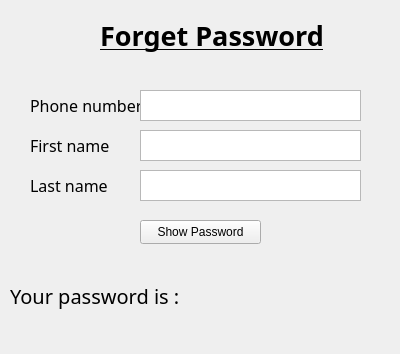
<?xml version="1.0" encoding="UTF-8"?>
<ui version="4.0">
 <class>ForgetPassword</class>
 <widget class="QWidget" name="ForgetPassword">
  <property name="geometry">
   <rect>
    <x>0</x>
    <y>0</y>
    <width>400</width>
    <height>354</height>
   </rect>
  </property>
  <property name="windowTitle">
   <string>Form</string>
  </property>
  <widget class="QLabel" name="label">
   <property name="geometry">
    <rect>
     <x>100</x>
     <y>0</y>
     <width>271</width>
     <height>71</height>
    </rect>
   </property>
   <property name="font">
    <font>
     <family>Cairo</family>
     <pointsize>20</pointsize>
     <bold>true</bold>
     <underline>true</underline>
    </font>
   </property>
   <property name="text">
    <string>Forget Password</string>
   </property>
  </widget>
  <widget class="QLabel" name="label_2">
   <property name="geometry">
    <rect>
     <x>30</x>
     <y>110</y>
     <width>271</width>
     <height>71</height>
    </rect>
   </property>
   <property name="font">
    <font>
     <family>Cairo</family>
     <pointsize>12</pointsize>
     <bold>false</bold>
     <underline>false</underline>
    </font>
   </property>
   <property name="text">
    <string>First name</string>
   </property>
  </widget>
  <widget class="QLabel" name="label_3">
   <property name="geometry">
    <rect>
     <x>30</x>
     <y>150</y>
     <width>271</width>
     <height>71</height>
    </rect>
   </property>
   <property name="font">
    <font>
     <family>Cairo</family>
     <pointsize>12</pointsize>
     <bold>false</bold>
     <underline>false</underline>
    </font>
   </property>
   <property name="text">
    <string>Last name</string>
   </property>
  </widget>
  <widget class="QLabel" name="label_4">
   <property name="geometry">
    <rect>
     <x>30</x>
     <y>70</y>
     <width>271</width>
     <height>71</height>
    </rect>
   </property>
   <property name="font">
    <font>
     <family>Cairo</family>
     <pointsize>12</pointsize>
     <bold>false</bold>
     <underline>false</underline>
    </font>
   </property>
   <property name="text">
    <string>Phone number</string>
   </property>
  </widget>
  <widget class="QPushButton" name="showpass_bt">
   <property name="geometry">
    <rect>
     <x>140</x>
     <y>220</y>
     <width>121</width>
     <height>24</height>
    </rect>
   </property>
   <property name="text">
    <string>Show Password</string>
   </property>
  </widget>
  <widget class="QTextEdit" name="phoneNumber_tb">
   <property name="geometry">
    <rect>
     <x>140</x>
     <y>90</y>
     <width>221</width>
     <height>31</height>
    </rect>
   </property>
  </widget>
  <widget class="QTextEdit" name="firstName_tb">
   <property name="geometry">
    <rect>
     <x>140</x>
     <y>130</y>
     <width>221</width>
     <height>31</height>
    </rect>
   </property>
  </widget>
  <widget class="QTextEdit" name="lastName_tb">
   <property name="geometry">
    <rect>
     <x>140</x>
     <y>170</y>
     <width>221</width>
     <height>31</height>
    </rect>
   </property>
  </widget>
  <widget class="QLabel" name="yourPass_label">
   <property name="geometry">
    <rect>
     <x>10</x>
     <y>260</y>
     <width>381</width>
     <height>71</height>
    </rect>
   </property>
   <property name="font">
    <font>
     <family>Cairo</family>
     <pointsize>15</pointsize>
     <bold>false</bold>
     <underline>false</underline>
    </font>
   </property>
   <property name="text">
    <string>Your password is : </string>
   </property>
  </widget>
 </widget>
 <resources/>
 <connections/>
</ui>
